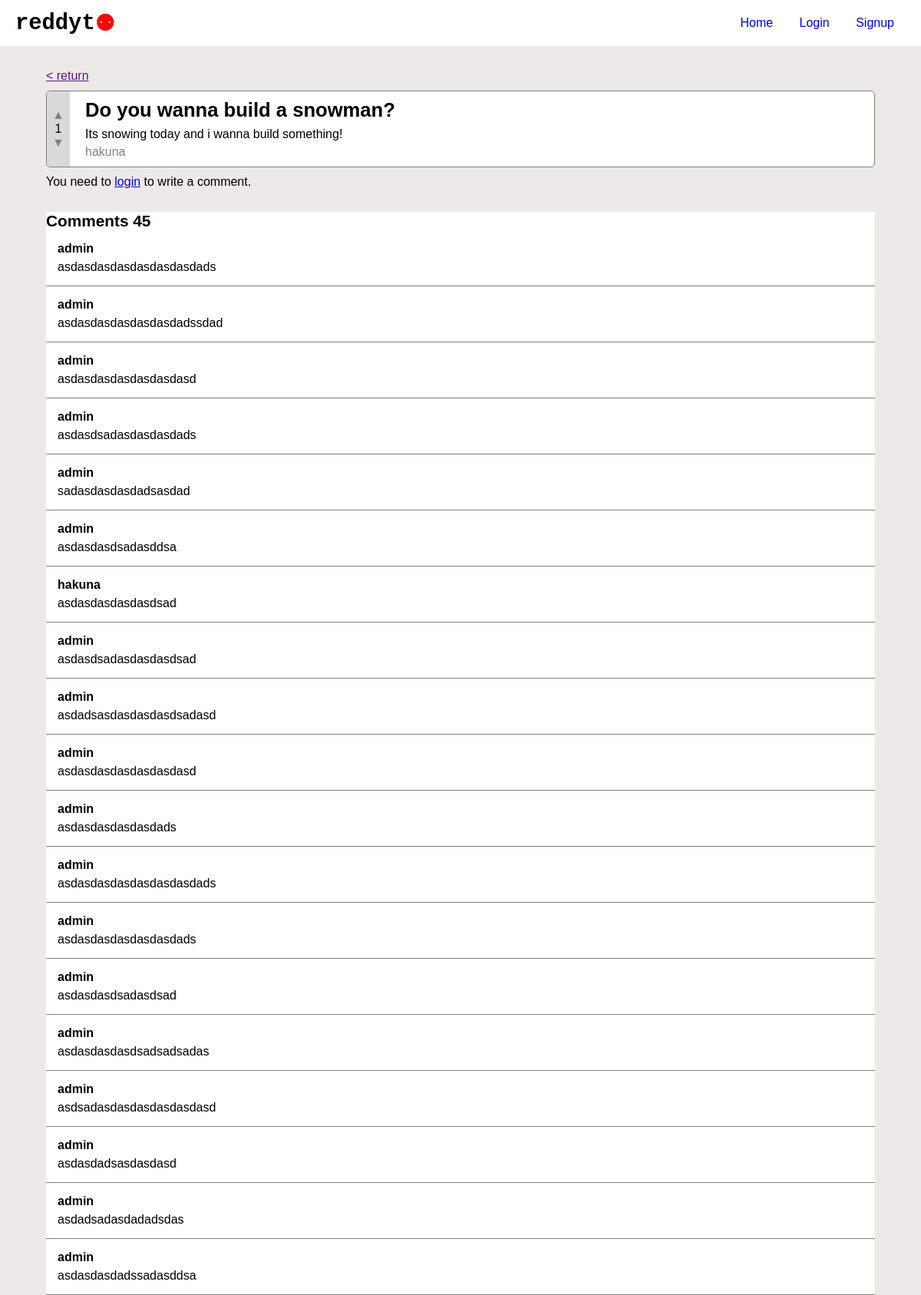
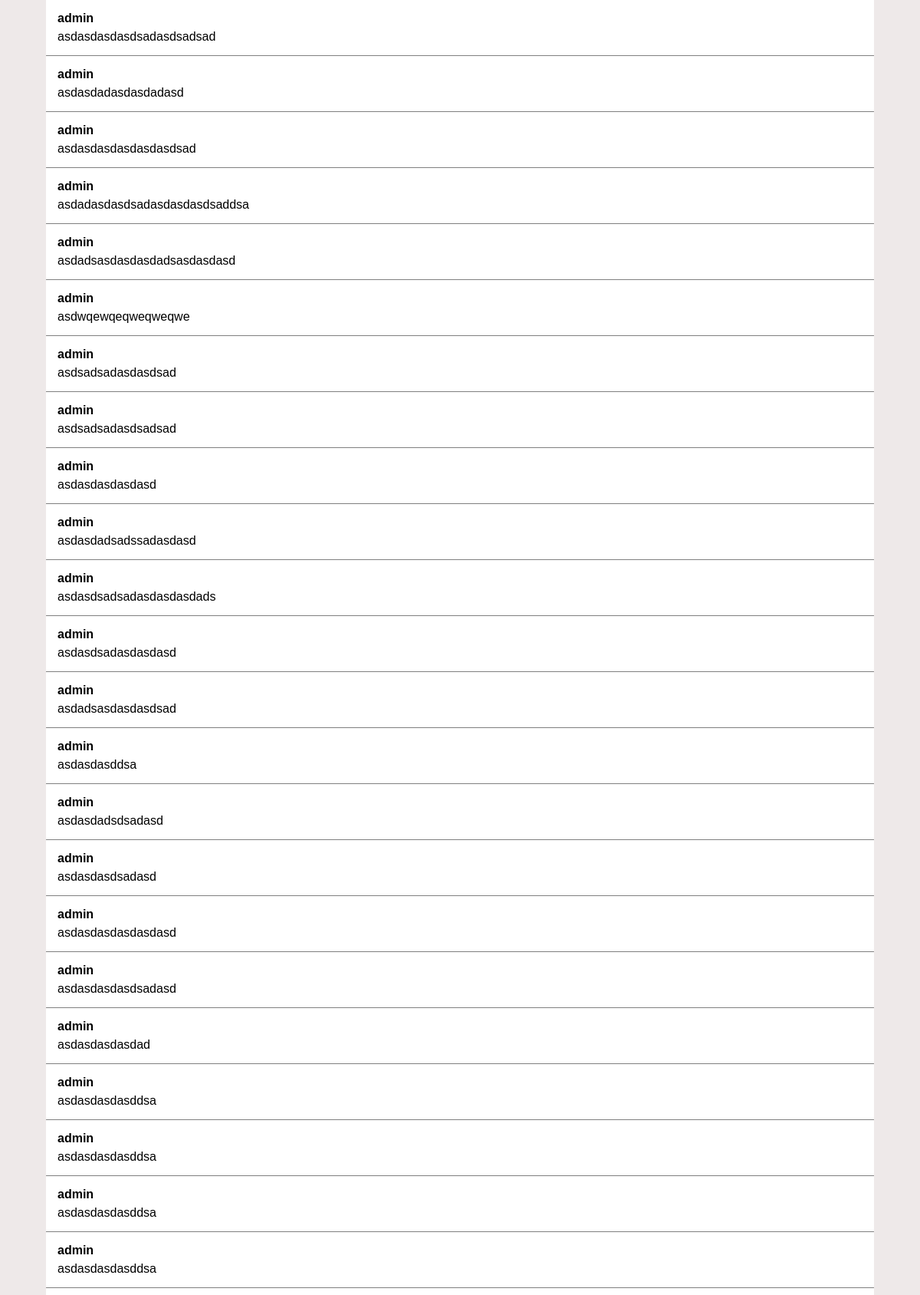
Screenshot of /post/3 (upper part) with the database file from the repository (2 pictures, top to bottom).
### discussion_app/models.py (models this page shows, shortened)
class Post(models.Model):
    title = models.CharField(max_length=200)
    text = models.TextField()
    user = models.ForeignKey(User, on_delete=models.CASCADE)
    created_timestamp = models.DateTimeField(auto_now_add=True)
    votes = models.IntegerField(default=0)
    class Meta:
        ordering = ['-created_timestamp']

class Comment(models.Model):
    text = models.TextField()
    user = models.ForeignKey(User, on_delete=models.CASCADE)
    post = models.ForeignKey(Post, on_delete=models.CASCADE)
    created_timestamp = models.DateTimeField(auto_now_add=True)
    class Meta:
        ordering = ['-created_timestamp']

### discussion_app/views.py (the view)
# urls.py: path("post/<int:post_id>", views.single_post, name="single_post"),
def single_post(request, post_id):
    error_message = None
    if 'error_message' in request.session:
        error_message = request.session['error_message']
        del request.session['error_message']
    post = get_object_or_404(Post, id=post_id)
    context = {"post": post, "error_message": error_message}
    return render(request, "discussion_app/single_post.html", context)

### templates/discussion_app/single_post.html (shortened to what this page needs)
{% extends 'base.html' %} {% block title %}{{post.title}}{% endblock title %}
{% block content %}
<div id="single-post-page">
<a class="return-to-home" href="{{request.META.HTTP_REFERER}}">< return</a>
    <div id="post" class="post-{{post.id}}">
        <div class="left">
            <button class="upvote post-vote" data-postid="{{ post.id }}">&#x25B2;</button>
            <p class="votes">{{ post.votes }}</p>
            <button class="downvote post-vote" data-postid="{{ post.id }}">&#x25BC;</button>
          </div>
          <div class="right">
          <h1 class="post-title">{{ post.title }}</h1>
            <p class="text">{{ post.text }}</p>
            <p class="author">{{ post.user.username }}</p>
          </div>
    </div>
    {% if user.is_authenticated %}
        <form class="new-comment" action="{% url "discussion_app:comment_form" post.id %}" method="POST">
            {% csrf_token %}
            <input type="hidden" name="post_owner" value="{{post.user.id}}" />
            <textarea name="text" name="text" minlength="10" rows="4" cols="50" placeholder="Write a comment"></textarea>
            <input type="submit" class="submit-comment" value="Send"/>
            {% if error_message %}<p><strong>{{ error_message }}</strong></p>{% endif %}
        </form>
     {% else %}
        <p>You need to <a href="{% url 'account_app:login' %}">login</a> to write a comment.</p>
    {% endif %}
    <div class="comment-list">
        <h3>Comment{{post.comment_set.count|pluralize}} {{post.comment_set.count}}</h3>
        {% for comment in post.comment_set.all %}
        <div class="comment">
            <div class="wrapper">
                <p class="author">{{comment.user.username}}</p>
                <p class="class text">{{comment.text}}</p>
            </div>
        </div>
        {% endfor %}
    </div>
</div>
{% load static %}
{% endblock content%}

### static/css/main.css (style rules this page uses)
*, *:before, *:after { padding: 0px; margin: 0px; font-family: sans-serif; box-sizing: border-box; font-size: 16px; }
body { background: #eee9e9; width: 100vw; max-width: 100%; }
h1 { font-size: 1.6rem; }
h3 { font-size: 1.3rem; }
#single-post-page { width: 90vw; position: relative; margin: 30px auto; }
#single-post-page .post-title { font-weight: bold; margin-bottom: 0.5rem; transition: all 0.2s; }
#single-post-page #post { background: white; width: 90vw; min-height: 40px; display: inline-flex; border-radius: 5px; margin: 10px 0px; border: 1px solid grey; }
#single-post-page #post .left { min-width: 30px; background: #d9d9d9; display: flex; justify-content: center; align-items: center; border-radius: 5px 0px 0px 5px; flex-direction: column; }
#single-post-page #post .left button { border: none; background: transparent; cursor: pointer; color: grey; }
#single-post-page #post .right { padding: 10px 20px; text-decoration-color: black; text-decoration: none; color: black; }
#single-post-page #post .right .text { margin-bottom: 0.3rem; }
#single-post-page #post .right .author { color: grey; }
#single-post-page .comment-list { background: white; width: 100%; margin-top: 30px; }
#single-post-page .comment-list .comment { padding: 15px; border-bottom: 1px solid grey; }
#single-post-page .comment-list .comment .author { font-weight: bold; margin-bottom: 6px; }

### rows the page displays
Post: votes "1", title "Do you wanna build a snowman?", text "Its snowing today and i wanna build something!", user.username "hakuna", comment_set.count "45"
Comment: user.username "admin", text "asdasdasdasdasdasdasdads"
Comment: user.username "admin", text "asdasdasdasdasdasdadssdad"
Comment: user.username "admin", text "asdasdasdasdasdasdasd"
Comment: user.username "admin", text "asdasdsadasdasdasdads"
Comment: user.username "admin", text "sadasdasdasdadsasdad"
Comment: user.username "admin", text "asdasdasdsadasddsa"
Comment: user.username "hakuna", text "asdasdasdasdasdsad"
Comment: user.username "admin", text "asdasdsadasdasdasdsad"
Comment: user.username "admin", text "asdadsasdasdasdasdsadasd"
Comment: user.username "admin", text "asdasdasdasdasdasdasd"
Comment: user.username "admin", text "asdasdasdasdasdads"
Comment: user.username "admin", text "asdasdasdasdasdasdasdads"
Comment: user.username "admin", text "asdasdasdasdasdasdads"
Comment: user.username "admin", text "asdasdasdsadasdsad"
Comment: user.username "admin", text "asdasdasdasdsadsadsadas"
Comment: user.username "admin", text "asdsadasdasdasdasdasdasd"
Comment: user.username "admin", text "asdasdadsasdasdasd"
Comment: user.username "admin", text "asdadsadasdadadsdas"
Comment: user.username "admin", text "asdasdasdadssadasddsa"
Comment: user.username "admin", text "asdasdasdasdsadasdsadsad"
Comment: user.username "admin", text "asdasdadasdasdadasd"
Comment: user.username "admin", text "asdasdasdasdasdasdsad"
Comment: user.username "admin", text "asdadasdasdsadasdasdasdsaddsa"
Comment: user.username "admin", text "asdadsasdasdasdadsasdasdasd"
Comment: user.username "admin", text "asdwqewqeqweqweqwe"
Comment: user.username "admin", text "asdsadsadasdasdsad"
Comment: user.username "admin", text "asdsadsadasdsadsad"
Comment: user.username "admin", text "asdasdasdasdasd"
Comment: user.username "admin", text "asdasdadsadssadasdasd"
Comment: user.username "admin", text "asdasdsadsadasdasdasdads"
Comment: user.username "admin", text "asdasdsadasdasdasd"
Comment: user.username "admin", text "asdadsasdasdasdsad"
Comment: user.username "admin", text "asdasdasddsa"
Comment: user.username "admin", text "asdasdadsdsadasd"
Comment: user.username "admin", text "asdasdasdsadasd"
Comment: user.username "admin", text "asdasdasdasdasdasd"
Comment: user.username "admin", text "asdasdasdasdsadasd"
Comment: user.username "admin", text "asdasdasdasdad"
Comment: user.username "admin", text "asdasdasdasddsa"
Comment: user.username "admin", text "asdasdasdasddsa"
Comment: user.username "admin", text "asdasdasdasddsa"
Comment: user.username "admin", text "asdasdasdasddsa"
